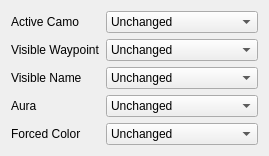
     <widget class="QWidget" name="PagePlayerTraitsTabAppearance">
      <attribute name="title">
       <string>Appearance</string>
      </attribute>
      <layout class="QGridLayout" name="gridLayout_13">
       <item row="3" column="0">
        <widget class="QLabel" name="labelAura">
         <property name="text">
          <string>Aura</string>
         </property>
         <property name="buddy">
          <cstring>fieldAura</cstring>
         </property>
        </widget>
       </item>
       <item row="2" column="0">
        <widget class="QLabel" name="labelVisibleName">
         <property name="text">
          <string>Visible Name</string>
         </property>
         <property name="buddy">
          <cstring>fieldVisibleName</cstring>
         </property>
        </widget>
       </item>
       <item row="0" column="0">
        <widget class="QLabel" name="labelActiveCamo">
         <property name="text">
          <string>Active Camo</string>
         </property>
         <property name="buddy">
          <cstring>fieldActiveCamo</cstring>
         </property>
        </widget>
       </item>
       <item row="1" column="0">
        <widget class="QLabel" name="labelVisibleWaypoint">
         <property name="text">
          <string>Visible Waypoint</string>
         </property>
         <property name="buddy">
          <cstring>fieldVisibleWaypoint</cstring>
         </property>
        </widget>
       </item>
       <item row="4" column="0">
        <widget class="QLabel" name="labelForcedColor">
         <property name="text">
          <string>Forced Color</string>
         </property>
         <property name="buddy">
          <cstring>fieldForcedColor</cstring>
         </property>
        </widget>
       </item>
       <item row="0" column="1">
        <widget class="QComboBox" name="fieldActiveCamo">
         <item>
          <property name="text">
           <string>Unchanged</string>
          </property>
         </item>
         <item>
          <property name="text">
           <string>Off</string>
          </property>
         </item>
         <item>
          <property name="text">
           <string>Unknown 2</string>
          </property>
         </item>
         <item>
          <property name="text">
           <string>Poor Camo</string>
          </property>
         </item>
         <item>
          <property name="text">
           <string>Good Camo</string>
          </property>
         </item>
         <item>
          <property name="text">
           <string>Best Camo</string>
          </property>
         </item>
        </widget>
       </item>
       <item row="5" column="0" colspan="2">
        <spacer name="verticalSpacer_12">
         <property name="orientation">
          <enum>Qt::Vertical</enum>
         </property>
         <property name="sizeHint" stdset="0">
          <size>
           <width>20</width>
           <height>0</height>
          </size>
         </property>
        </spacer>
       </item>
       <item row="1" column="1">
        <widget class="QComboBox" name="fieldVisibleWaypoint">
         <item>
          <property name="text">
           <string>Unchanged</string>
          </property>
         </item>
         <item>
          <property name="text">
           <string>None</string>
          </property>
         </item>
         <item>
          <property name="text">
           <string>Visible to Allies</string>
          </property>
         </item>
         <item>
          <property name="text">
           <string>Visible to Everyone</string>
          </property>
         </item>
        </widget>
       </item>
       <item row="2" column="1">
        <widget class="QComboBox" name="fieldVisibleName">
         <item>
          <property name="text">
           <string>Unchanged</string>
          </property>
         </item>
         <item>
          <property name="text">
           <string>None</string>
          </property>
         </item>
         <item>
          <property name="text">
           <string>Visible to Allies</string>
          </property>
         </item>
         <item>
          <property name="text">
           <string>Visible to Everyone</string>
          </property>
         </item>
        </widget>
       </item>
       <item row="3" column="1">
        <widget class="QComboBox" name="fieldAura">
         <property name="toolTip">
          <string/>
         </property>
         <item>
          <property name="text">
           <string>Unchanged</string>
          </property>
         </item>
         <item>
          <property name="text">
           <string>None</string>
          </property>
         </item>
         <item>
          <property name="text">
           <string>Team Primary Color</string>
          </property>
         </item>
         <item>
          <property name="text">
           <string>Darken Armor Color</string>
          </property>
         </item>
         <item>
          <property name="text">
           <string>Pastel Armor Color</string>
          </property>
         </item>
         <item>
          <property name="text">
           <string>Unknown 5</string>
          </property>
         </item>
         <item>
          <property name="text">
           <string>Unknown 6</string>
          </property>
         </item>
        </widget>
       </item>
       <item row="4" column="1">
        <widget class="QComboBox" name="fieldForcedColor">
         <item>
          <property name="text">
           <string>Unchanged</string>
          </property>
         </item>
         <item>
          <property name="text">
           <string>None</string>
          </property>
         </item>
         <item>
          <property name="text">
           <string>Red</string>
          </property>
         </item>
         <item>
          <property name="text">
           <string>Blue</string>
          </property>
         </item>
         <item>
          <property name="text">
           <string>Green</string>
          </property>
         </item>
         <item>
          <property name="text">
           <string>Orange</string>
          </property>
         </item>
         <item>
          <property name="text">
           <string>Purple</string>
          </property>
         </item>
         <item>
          <property name="text">
           <string>Gold</string>
          </property>
         </item>
         <item>
          <property name="text">
           <string>Brown</string>
          </property>
         </item>
         <item>
          <property name="text">
           <string>Pink</string>
          </property>
         </item>
         <item>
          <property name="text">
           <string>White</string>
          </property>
         </item>
         <item>
          <property name="text">
           <string>Black</string>
          </property>
         </item>
         <item>
          <property name="text">
           <string>Zombie</string>
          </property>
         </item>
         <item>
          <property name="text">
           <string>Pink, But Slightly More</string>
          </property>
         </item>
        </widget>
       </item>
      </layout>
     </widget>
